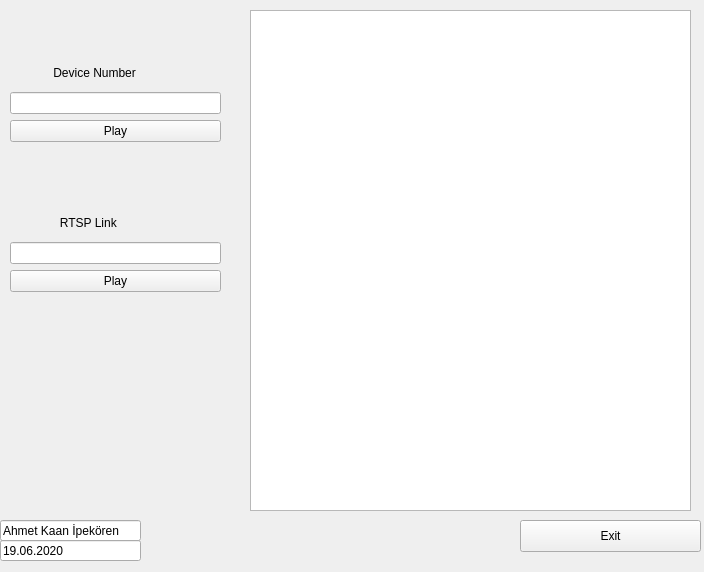
<?xml version="1.0" encoding="UTF-8"?>
<ui version="4.0">
 <class>MainWindow</class>
 <widget class="QMainWindow" name="MainWindow">
  <property name="geometry">
   <rect>
    <x>0</x>
    <y>0</y>
    <width>704</width>
    <height>572</height>
   </rect>
  </property>
  <property name="windowTitle">
   <string>MainWindow</string>
  </property>
  <widget class="QWidget" name="centralwidget">
   <property name="enabled">
    <bool>true</bool>
   </property>
   <widget class="QGraphicsView" name="graphicsView">
    <property name="geometry">
     <rect>
      <x>250</x>
      <y>10</y>
      <width>441</width>
      <height>501</height>
     </rect>
    </property>
   </widget>
   <widget class="QWidget" name="layoutWidget">
    <property name="geometry">
     <rect>
      <x>10</x>
      <y>60</y>
      <width>211</width>
      <height>82</height>
     </rect>
    </property>
    <layout class="QVBoxLayout" name="verticalLayout">
     <item>
      <widget class="QLabel" name="label">
       <property name="text">
        <string>             Device Number</string>
       </property>
      </widget>
     </item>
     <item>
      <widget class="QLineEdit" name="ButtonEdit"/>
     </item>
     <item>
      <widget class="QPushButton" name="DeviceButton">
       <property name="text">
        <string>Play</string>
       </property>
      </widget>
     </item>
    </layout>
   </widget>
   <widget class="QPushButton" name="exitButton">
    <property name="geometry">
     <rect>
      <x>520</x>
      <y>520</y>
      <width>181</width>
      <height>32</height>
     </rect>
    </property>
    <property name="text">
     <string>Exit</string>
    </property>
   </widget>
   <widget class="QLineEdit" name="lineEdit">
    <property name="geometry">
     <rect>
      <x>0</x>
      <y>520</y>
      <width>141</width>
      <height>21</height>
     </rect>
    </property>
    <property name="text">
     <string>Ahmet Kaan İpekören</string>
    </property>
   </widget>
   <widget class="QLineEdit" name="lineEdit_2">
    <property name="geometry">
     <rect>
      <x>0</x>
      <y>540</y>
      <width>141</width>
      <height>21</height>
     </rect>
    </property>
    <property name="text">
     <string>19.06.2020</string>
    </property>
   </widget>
   <widget class="QWidget" name="layoutWidget">
    <property name="geometry">
     <rect>
      <x>10</x>
      <y>210</y>
      <width>211</width>
      <height>82</height>
     </rect>
    </property>
    <layout class="QVBoxLayout" name="verticalLayout_2">
     <item>
      <widget class="QLabel" name="label_2">
       <property name="text">
        <string>               RTSP Link</string>
       </property>
      </widget>
     </item>
     <item>
      <widget class="QLineEdit" name="RTSPEdit"/>
     </item>
     <item>
      <widget class="QPushButton" name="RTSPButton">
       <property name="text">
        <string>Play</string>
       </property>
      </widget>
     </item>
    </layout>
   </widget>
  </widget>
 </widget>
 <resources/>
 <connections/>
</ui>
